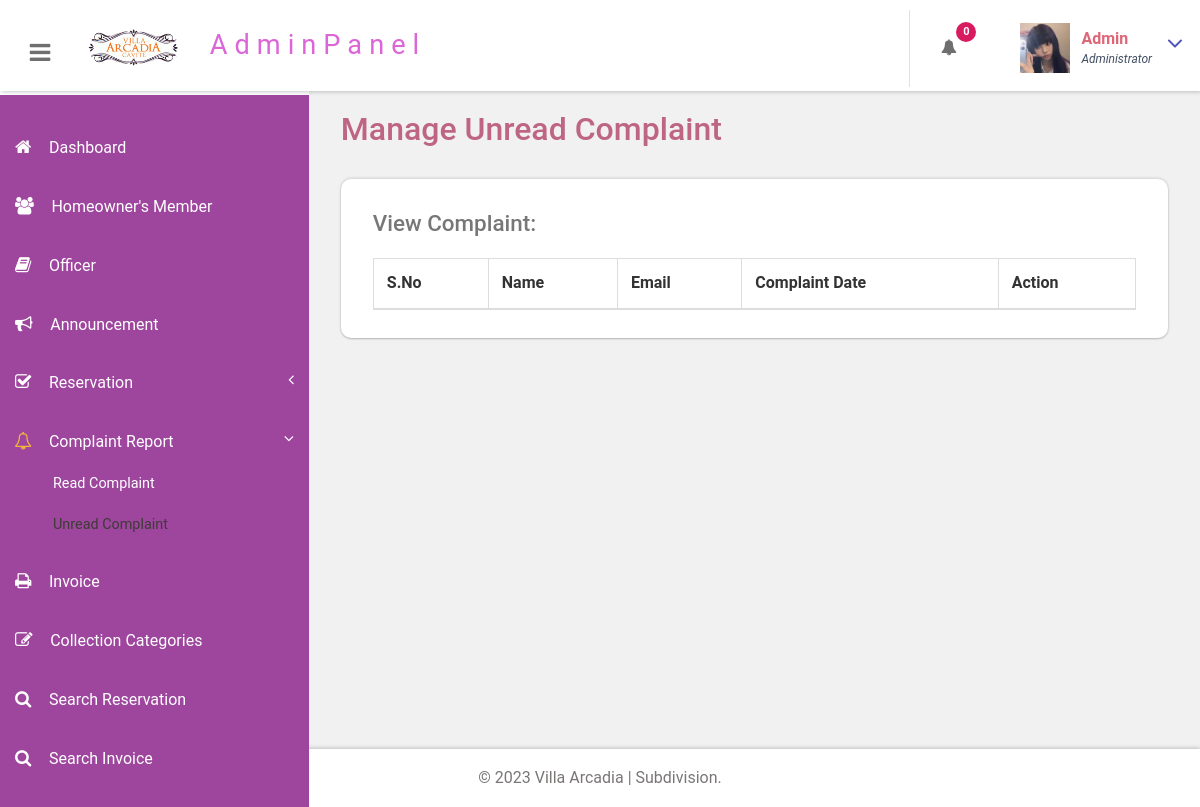
/portal/admin/unreadenq.php (signed in), run on an earlier commit of the app's database.
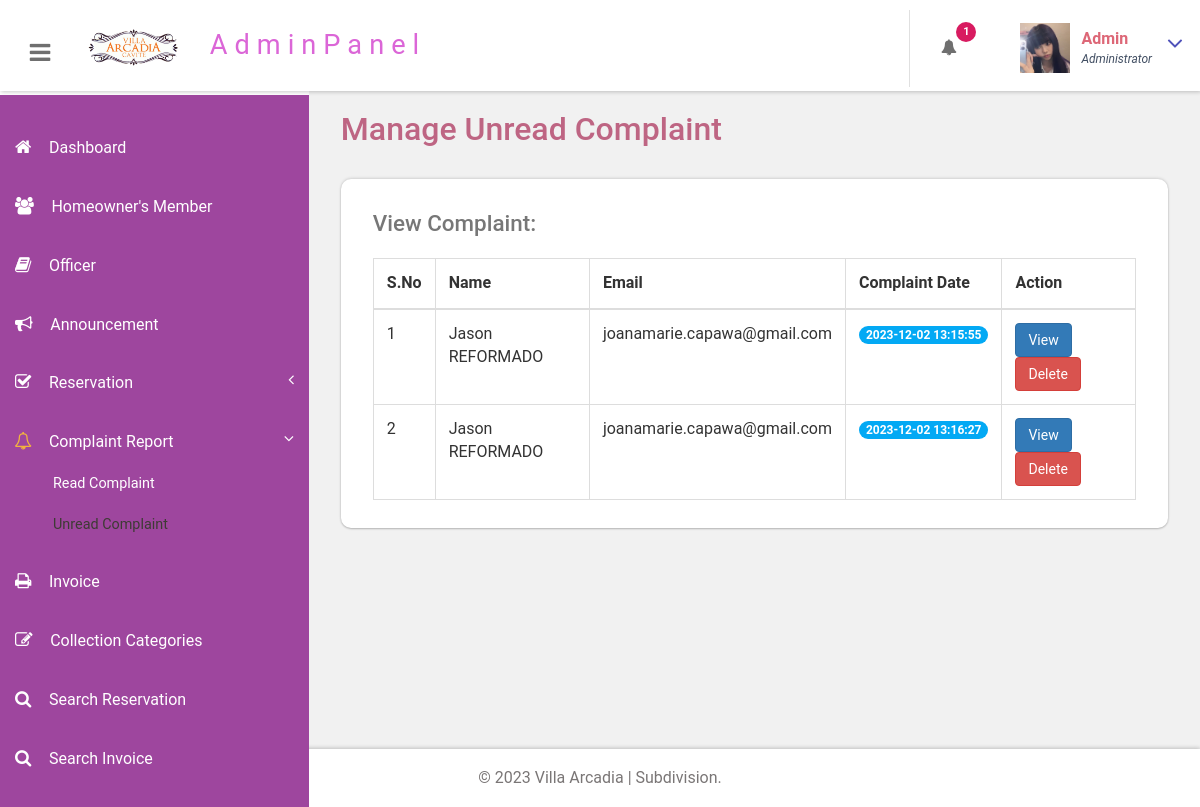
And on a later commit of the database.
### tables this page shows
CREATE TABLE `tblcontact` (
  `ID` int(10) NOT NULL,
  `FirstName` varchar(200) DEFAULT NULL,
  `LastName` varchar(200) DEFAULT NULL,
  `Phone` bigint(10) DEFAULT NULL,
  `Email` varchar(200) DEFAULT NULL,
  `Message` mediumtext DEFAULT NULL,
  `EnquiryDate` timestamp NOT NULL DEFAULT current_timestamp(),
  `IsRead` int(5) DEFAULT NULL,
  `address` varchar(225) NOT NULL,
  `subject` varchar(30) NOT NULL
);

### portal/admin/unreadenq.php (the view, shortened to what this page needs)
<?php
include('includes/dbconnection.php');
if (strlen($_SESSION['bpmsaid']==0)) {
  header('location:logout.php');
  } else{
  ?>
<!DOCTYPE HTML>
<html>
<head>
<link href="css/bootstrap.css" rel='stylesheet' type='text/css' />
<link href="css/style.css" rel='stylesheet' type='text/css' />
<link href="css/font-awesome.css" rel="stylesheet">
<link href="css/animate.css" rel="stylesheet" type="text/css" media="all">
<link href="css/custom.css" rel="stylesheet">
</head>
<body class="cbp-spmenu-push">
	<div class="main-content">
		 <?php include_once('includes/sidebar.php');?>
		 <?php include_once('includes/header.php');?>
		<div id="page-wrapper">
			<div class="main-page">
				<div class="tables">
					<h3 class="title1">Manage Unread Complaint</h3>
					<div class="table-responsive bs-example widget-shadow">
						<h4>View Complaint:</h4>
						<table class="table table-bordered"> <thead> <tr>
                   <th>S.No</th>
                   <th>Name</th>
                    <th>Email</th>
                    <th>Complaint Date</th>
                     <th>Action</th>
                  </tr> </thead> <tbody>
<?php
$ret=mysqli_query($con,"select * from tblcontact where IsRead is null");
$cnt=1;
while ($row=mysqli_fetch_array($ret)) {
?>
						 <tr class="gradeX">
                 <td><?php echo $cnt;?></td>
                  <td><?php  echo $row['FirstName'];?> <?php  echo $row['LastName'];?></td>
                                        <td><?php  echo $row['Email'];?></td>
                                        <td>
                                            <span class="badge badge-primary"><?php echo $row['EnquiryDate'];?></span>
                                        </td>
                                         <td><a href="view-enquiry.php?viewid=<?php echo $row['ID'];?>" class="btn btn-primary">View</a>
<a href="unreadenq.php?delid=<?php echo $row['ID'];?>" class="btn btn-danger" onClick="return confirm('Are you sure you want to delete?')">Delete</a></td>
                </tr>   <?php
$cnt=$cnt+1;
}?></tbody> </table>
					</div>
				</div>
			</div>
		</div>
		 <?php include_once('includes/footer.php');?>
	</div>
</body>
</html>
<?php }  ?>

### portal/admin/includes/header.php (shortened to what this page needs)
<div class="sticky-header header-section ">
      <div class="header-left">
        <button id="showLeftPush"><i class="fa fa-bars"></i></button>
        <div class="logo">
          <a href="index.html">
            <img src="images/logo.png" width="100px" class="img-responsive ">
            <span>AdminPanel</span>
          </a>
        </div>
		<br>
      </div>
      <div class="header-right">
        <div class="profile_details_left">
          <ul class="nofitications-dropdown">
            <?php
$ret1=mysqli_query($con,"select tbluser.FirstName,tbluser.LastName,tblbook.ID as bid,tblbook.AptNumber from tblbook join tbluser on tbluser.ID=tblbook.UserID where tblbook.Status is null");
$num=mysqli_num_rows($ret1);
?>
            <li class="dropdown head-dpdn">
              <a href="#" class="dropdown-toggle" data-toggle="dropdown" aria-expanded="false"><i class="fa fa-bell"></i><span class="badge blue"><?php echo $num;?></span></a>
            </li>
          </ul>
          <div class="clearfix"> </div>
        </div>
        <div class="profile_details">
        <?php
$adid=$_SESSION['bpmsaid'];
$ret=mysqli_query($con,"select AdminName from tbladmin where ID='$adid'");
$row=mysqli_fetch_array($ret);
$name=$row['AdminName'];
?>
          <ul>
            <li class="dropdown profile_details_drop">
              <a href="#" class="dropdown-toggle" data-toggle="dropdown" aria-expanded="false">
                <div class="profile_img">
                  <span class="prfil-img"><img src="images/admin.jpg" alt="" width="50" height="50"> </span>
                  <div class="user-name">
                    <p><?php echo $name; ?></p>
                    <span>Administrator</span>
                  </div>
                  <i class="fa fa-angle-down lnr"></i>
                  <div class="clearfix"></div>
                </div>
              </a>
            </li>
          </ul>
        </div>
      </div>
      <div class="clearfix"> </div>
    </div>

What changed in the data, as far as the page shows it:
added tblcontact: FirstName "Jason", LastName "REFORMADO", Email "joanamarie.capawa@gmail.com", EnquiryDate "2023-12-02 13:15:55"
added tblcontact: FirstName "Jason", LastName "REFORMADO", Email "joanamarie.capawa@gmail.com", EnquiryDate "2023-12-02 13:16:27"
Also different on the page:
$num: "0" → "1"
